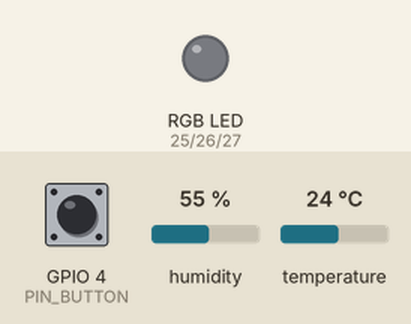
Recording of a program running on a simulated ESP32. Parts: an RGB LED mixed from three pins (HIGH = lit). The inputs (shaded band) are chosen by the test bench; at power-on: GPIO 4 (PIN_BUTTON) HIGH, humidity 55 %, temperature 24 °C. WiFi joins after 1.5 s; servers stay silent unless stated; no MQTT or app messages arrive unless stated; what the program prints to the serial monitor is not drawn.

Above: at 2.9 s.
3.0 s: GPIO 4 (PIN_BUTTON) pulled LOW for 0.15 s
At 3.7 s:
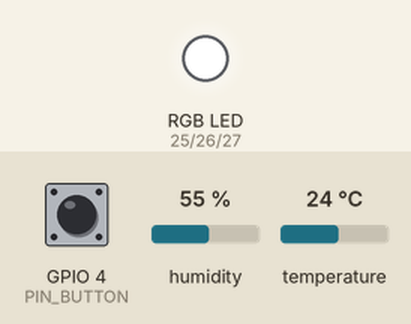
6.5 s: GPIO 4 (PIN_BUTTON) pulled LOW for 1 s
At 7.6 s:
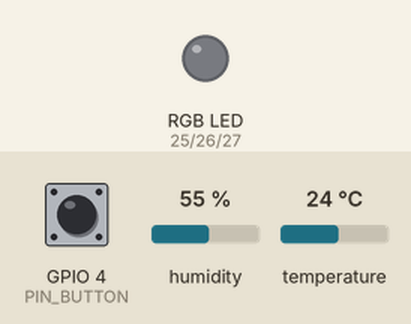
9.0 s: GPIO 4 (PIN_BUTTON) pulled LOW for 3.2 s
At 9.4 s:
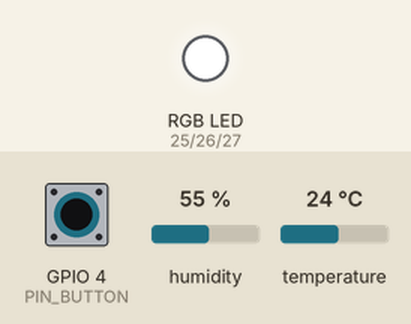
Timing chart, 0 to 12.0 s (numbered marks = the images above; inputs shaded):
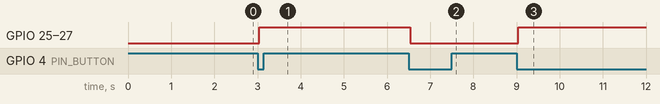

Measured:
- after the input at 3.0 s, GPIO 25 (PIN_LED_R), GPIO 26 (PIN_LED_G), GPIO 27 (PIN_LED_B): LOW → HIGH at once
- after the input at 6.5 s, GPIO 25 (PIN_LED_R), GPIO 26 (PIN_LED_G), GPIO 27 (PIN_LED_B): HIGH → LOW at once
- after the input at 9.0 s, GPIO 25 (PIN_LED_R), GPIO 26 (PIN_LED_G), GPIO 27 (PIN_LED_B): LOW → HIGH at once

The program:

main.cpp
```cpp
// ============================================================
//  Smart LED Control (IoT) – ESP32 Firmware
//  Project: HTL Anichstraße – UC Smart LED Control
//
//  Features
//   - Remote on/off, brightness and RGB colour over MQTT
//   - Physical push button toggles power (debounced)
//   - Retained state topic – app shows current state on launch
//   - Online/offline (Last-Will) for connection indicator
//   - Optional DHT22 sensor data (temperature / humidity)
// ============================================================

#include <Arduino.h>
#include <WiFi.h>
#include <PubSubClient.h>
#include <ArduinoJson.h>
#include <DHT.h>

#include "config.h"

// ---------------- MQTT topics ----------------
static const String TOPIC_BASE   = String("htl/smartled/") + DEVICE_ID;
static const String TOPIC_CMD    = TOPIC_BASE + "/cmd";
static const String TOPIC_STATE  = TOPIC_BASE + "/state";
static const String TOPIC_SENSOR = TOPIC_BASE + "/sensor";
static const String TOPIC_ONLINE = TOPIC_BASE + "/online";

// ---------------- PWM setup ----------------
static const int PWM_FREQ        = 5000;
static const int PWM_RES_BITS    = 8;        // 0-255
static const int CH_R = 0, CH_G = 1, CH_B = 2;

// ---------------- State ----------------
struct LedState {
    bool     power      = false;
    uint8_t  brightness = 255;    // 0-255
    uint8_t  r          = 255;
    uint8_t  g          = 255;
    uint8_t  b          = 255;
};
static LedState state;

WiFiClient   wifiClient;
PubSubClient mqtt(wifiClient);
DHT          dht(PIN_DHT, DHT22);

static unsigned long lastSensorPublish = 0;
static unsigned long lastButtonChange  = 0;
static int           lastButtonReading = HIGH;
static int           stableButtonState = HIGH;

// ---------------- Helpers ----------------
static inline uint8_t scale(uint8_t value, uint8_t brightness) {
    return (uint16_t)value * brightness / 255;
}

static void applyLed() {
    uint8_t r = 0, g = 0, b = 0;
    if (state.power) {
        r = scale(state.r, state.brightness);
        g = scale(state.g, state.brightness);
        b = scale(state.b, state.brightness);
    }
#if LED_COMMON_ANODE
    ledcWrite(CH_R, 255 - r);
    ledcWrite(CH_G, 255 - g);
    ledcWrite(CH_B, 255 - b);
#else
    ledcWrite(CH_R, r);
    ledcWrite(CH_G, g);
    ledcWrite(CH_B, b);
#endif
}

static void publishState() {
    JsonDocument doc;
    doc["power"]      = state.power;
    doc["brightness"] = state.brightness;
    doc["r"]          = state.r;
    doc["g"]          = state.g;
    doc["b"]          = state.b;

    char buf[128];
    size_t n = serializeJson(doc, buf, sizeof(buf));
    mqtt.publish(TOPIC_STATE.c_str(), (const uint8_t*)buf, n, true); // retained
    Serial.printf("[MQTT] state -> %s\n", buf);
}

static void handleCommand(const String& payload) {
    JsonDocument doc;
    DeserializationError err = deserializeJson(doc, payload);
    if (err) {
        Serial.printf("[MQTT] bad json: %s\n", err.c_str());
        return;
    }

    bool changed = false;
    if (doc["power"].is<bool>())       { state.power      = doc["power"];       changed = true; }
    if (doc["brightness"].is<int>())   { state.brightness = constrain((int)doc["brightness"], 0, 255); changed = true; }
    if (doc["r"].is<int>())            { state.r          = constrain((int)doc["r"], 0, 255); changed = true; }
    if (doc["g"].is<int>())            { state.g          = constrain((int)doc["g"], 0, 255); changed = true; }
    if (doc["b"].is<int>())            { state.b          = constrain((int)doc["b"], 0, 255); changed = true; }

    if (changed) {
        applyLed();
        publishState();
    }
}

static void mqttCallback(char* topic, byte* payload, unsigned int length) {
    String msg;
    msg.reserve(length);
    for (unsigned int i = 0; i < length; ++i) msg += (char)payload[i];
    Serial.printf("[MQTT] %s <- %s\n", topic, msg.c_str());

    if (String(topic) == TOPIC_CMD) handleCommand(msg);
}

static void connectWifi() {
    Serial.printf("[WiFi] connecting to %s ", WIFI_SSID);
    WiFi.mode(WIFI_STA);
    WiFi.begin(WIFI_SSID, WIFI_PASSWORD);
    while (WiFi.status() != WL_CONNECTED) {
        delay(300);
        Serial.print('.');
    }
    Serial.printf("\n[WiFi] ok, ip=%s\n", WiFi.localIP().toString().c_str());
}

static void connectMqtt() {
    while (!mqtt.connected()) {
        String clientId = String(DEVICE_ID) + "-" + String((uint32_t)ESP.getEfuseMac(), HEX);
        Serial.printf("[MQTT] connecting as %s ... ", clientId.c_str());

        // Last-Will: mark device offline if it disconnects unexpectedly
        bool ok = mqtt.connect(
            clientId.c_str(),
            nullptr, nullptr,
            TOPIC_ONLINE.c_str(), 1, true, "offline"
        );

        if (ok) {
            Serial.println("ok");
            mqtt.publish(TOPIC_ONLINE.c_str(), "online", true);
            mqtt.subscribe(TOPIC_CMD.c_str(), 1);
            publishState();
        } else {
            Serial.printf("failed rc=%d, retrying in 2s\n", mqtt.state());
            delay(2000);
        }
    }
}

static void publishSensor() {
    float t = dht.readTemperature();
    float h = dht.readHumidity();
    if (isnan(t) || isnan(h)) return;   // no sensor attached / read error

    JsonDocument doc;
    doc["temperature"] = t;
    doc["humidity"]    = h;

    char buf[96];
    size_t n = serializeJson(doc, buf, sizeof(buf));
    mqtt.publish(TOPIC_SENSOR.c_str(), (const uint8_t*)buf, n, true); // retained
    Serial.printf("[MQTT] sensor -> %s\n", buf);
}

static void pollButton() {
    int reading = digitalRead(PIN_BUTTON);
    unsigned long now = millis();

    if (reading != lastButtonReading) {
        lastButtonChange = now;
        lastButtonReading = reading;
    }

    // 40 ms software debounce
    if (now - lastButtonChange > 40 && reading != stableButtonState) {
        stableButtonState = reading;
        if (stableButtonState == LOW) {     // pressed (INPUT_PULLUP)
            state.power = !state.power;
            applyLed();
            if (mqtt.connected()) publishState();
            Serial.printf("[BTN] toggle -> %s\n", state.power ? "ON" : "OFF");
        }
    }
}

// ============================================================
void setup() {
    Serial.begin(115200);
    delay(200);
    Serial.println("\n[BOOT] Smart LED Control");

    pinMode(PIN_BUTTON, INPUT_PULLUP);

    ledcSetup(CH_R, PWM_FREQ, PWM_RES_BITS); ledcAttachPin(PIN_LED_R, CH_R);
    ledcSetup(CH_G, PWM_FREQ, PWM_RES_BITS); ledcAttachPin(PIN_LED_G, CH_G);
    ledcSetup(CH_B, PWM_FREQ, PWM_RES_BITS); ledcAttachPin(PIN_LED_B, CH_B);
    applyLed();

    dht.begin();

    connectWifi();

    mqtt.setServer(MQTT_HOST, MQTT_PORT);
    mqtt.setBufferSize(512);
    mqtt.setCallback(mqttCallback);
}

void loop() {
    if (WiFi.status() != WL_CONNECTED) connectWifi();
    if (!mqtt.connected())             connectMqtt();
    mqtt.loop();

    pollButton();

    unsigned long now = millis();
    if (now - lastSensorPublish > SENSOR_INTERVAL_MS) {
        lastSensorPublish = now;
        publishSensor();
    }
}
```

config.example.h
```cpp
#pragma once

// ============================================================
//  User Configuration
// ============================================================
//  Adjust WiFi credentials and the device id, then flash.
//  The device id is part of the MQTT topics and must match
//  the value configured in the Flutter app.
// ============================================================

#define WIFI_SSID       "YOUR_WIFI_SSID"
#define WIFI_PASSWORD   "YOUR_WIFI_PASSWORD"

// HiveMQ public broker (no authentication)
#define MQTT_HOST       "broker.hivemq.com"
#define MQTT_PORT       1883

// Unique namespace – change this to anything unique for you,
// so your messages do not collide with other students.
#define DEVICE_ID       "htl-cca-volker-esp32"

// ---------------- Hardware pins (ESP32 DevKit V1) ----------------
#define PIN_LED_R       25   // PWM red
#define PIN_LED_G       26   // PWM green
#define PIN_LED_B       27   // PWM blue
#define PIN_BUTTON       4   // tactile switch to GND (INPUT_PULLUP)
#define PIN_DHT         15   // DHT22 data pin

// Set to 1 if your RGB LED is common-anode (inverted PWM),
// 0 for common-cathode. Single colour LEDs should use 0.
#define LED_COMMON_ANODE 0

// Sensor update interval (ms)
#define SENSOR_INTERVAL_MS  5000
```
